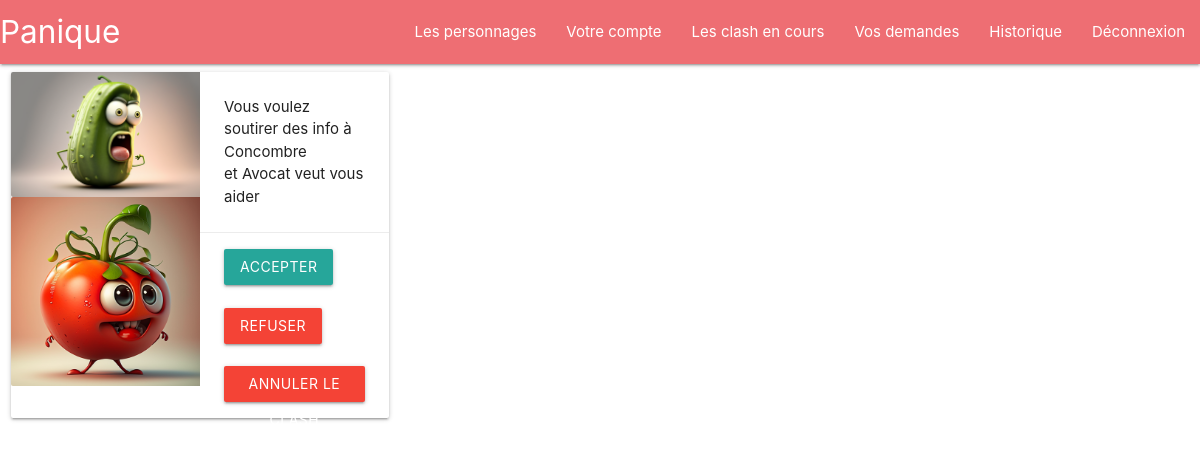
Screenshot of /clash/ (signed in) with the database file from the repository.
### perso/models.py (models this page shows, shortened)
class AskTalkPerso(models.Model):
    user = models.ForeignKey(User, on_delete=models.CASCADE)
    perso = models.ForeignKey("Perso", on_delete=models.CASCADE)
    join_perso = models.ForeignKey("Perso", on_delete=models.CASCADE, related_name="join_perso", blank=True, null=True)
    perso_ask = models.ForeignKey("Perso", on_delete=models.CASCADE, related_name="perso_ask")

class Perso(models.Model):
    name = models.CharField(max_length=200)
    type = models.ForeignKey("Type", on_delete=models.CASCADE)
    description = models.CharField(max_length=200)
    image = models.ImageField(upload_to="perso/images", default="")
    user = models.ForeignKey(User, on_delete=models.CASCADE, blank=True, null=True)
    secrets = models.ManyToManyField("Secret", related_name="secrets", blank=True)
    known_secrets = models.ManyToManyField("KnownSecrets", related_name="known_secrets", blank=True)
    relations = models.ManyToManyField("Relation", related_name="relations", blank=True)
    saveDocument = models.ForeignKey("SaveDocument", on_delete=models.CASCADE, related_name="saveDocument", blank=True,
                                     null=True)
    slug_name = models.SlugField(max_length=200, unique=True, blank=True, null=True)
    description_breve = models.CharField(max_length=200, blank=True, null=True)

### front/views.py (the view)
# urls.py: path("clash/", views.clash, name="clash"),
def clash(request):
    if request.user.is_authenticated:
        perso = Perso.objects.get(user=request.user)
        clash = AskTalkPerso.objects.filter(user=request.user)
        return render(request=request, template_name="userAccount/clash.html", context={"clash": clash, "perso": perso})
    else:
        return redirect('/')

### templates/userAccount/clash.html (shortened to what this page needs)
{% extends 'base.html' %}
{% load static %}
{% block content %}
    <div class="row">
        <div class="col s12 m4">
            {% for guilty in clash %}
                <div class="card horizontal">
                    <div class="card-image">
                        <img src="/media/{{ guilty.perso_ask.image }}" alt="">
                        <img src="/media/{{ guilty.perso.image }}" alt="">
                    </div>
                    <div class="card-stacked">
                        <div class="card-content">
                            {% if guilty.perso.user == request.user and guilty.join_perso %}
                                <p>Vous voulez soutirer des info à <br>
                                    {{ guilty.perso_ask.name }} <br>
                                    et {{ guilty.join_perso.name }} veut vous aider
                                </p>
                            {% elif guilty.perso.user == request.user and guilty.join_perso == None %}
                                <p>Vous voulez soutirer des info à <br>
                                    {{ guilty.perso_ask.name }} <br>
                                    trouve un alliez pour vous aider
                                </p>
                            {% endif %}
                        </div>
                        <div class="card-action">
                            {% if guilty.perso.user == request.user and guilty.join_perso %}
                                <form method="post" action="/accept_clash/{{ guilty.id }}">
                                    <button class="btn btn-outline-info" type="submit">Accepter</button>
                                </form>
                                                                <br/>
                                <form method="post" action="/refuse_clash/{{ guilty.id }}">
                                    <button class="btn btn-outline-info red" type="submit">Refuser</button>
                                </form>
                                <br/>
                                <form method="post" action="/cancel_clash/{{ guilty.id }}">
                                    <button class="btn btn-outline-info red" type="submit">Annuler le clash</button>
                                </form>
                            {% elif guilty.perso.user == request.user and guilty.join_perso == None %}
                                <form method="post" action="/cancel_clash/{{ guilty.id }}">
                                    {% csrf_token %}
                                    <button class="btn btn-outline-info red" type="submit">Annuler le clash</button>
                                </form>
                            {% endif %}
                        </div>
                    </div>
                </div>
            {% endfor %}
        </div>
    </div>
{% endblock %}

### rows the page displays
AskTalkPerso: perso_ask.image (picture), perso.image (picture), perso_ask.name "Concombre", join_perso.name "Avocat"
